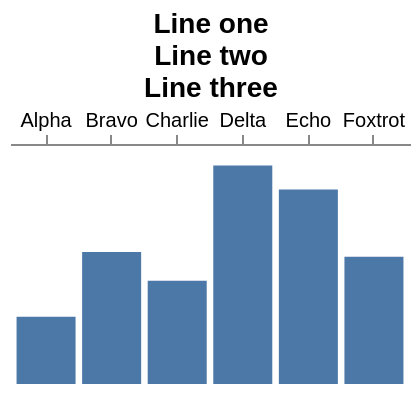

Write a Vega-Lite specification for this figure.
### Vega specification from a JSON file in a GitHub repository (floating-point values rounded to 4 significant figures)
{"width": 200, "height": 120, "padding": 5, "data": [{"name": "t", "values": [{"a": "Alpha", "b": 28, "c": "x", "d": 1}, {"a": "Bravo", "b": 55, "c": "y", "d": 2}, {"a": "Charlie", "b": 43, "c": "x", "d": 3}, {"a": "Delta", "b": 91, "c": "z", "d": 4}, {"a": "Echo", "b": 81, "c": "y", "d": 5}, {"a": "Foxtrot", "b": 53, "c": "z", "d": 6}]}], "scales": [{"name": "x", "type": "band", "domain": {"data": "t", "field": "a"}, "range": "width", "padding": 0.1}, {"name": "y", "type": "linear", "domain": {"data": "t", "field": "b"}, "range": "height", "nice": true}, {"name": "color", "type": "ordinal", "domain": {"data": "t", "field": "c"}, "range": {"scheme": "category10"}}, {"name": "ramp", "type": "linear", "domain": {"data": "t", "field": "d"}, "range": {"scheme": "blues"}}, {"name": "size", "type": "linear", "domain": {"data": "t", "field": "b"}, "range": [10, 200]}, {"name": "shape", "type": "ordinal", "domain": {"data": "t", "field": "c"}, "range": "symbol"}, {"name": "quant", "type": "quantize", "domain": [0, 100], "range": {"scheme": "greens", "count": 4}}], "marks": [{"type": "rect", "from": {"data": "t"}, "encode": {"enter": {"x": {"scale": "x", "field": "a"}, "width": {"scale": "x", "band": 1}, "y": {"scale": "y", "field": "b"}, "y2": {"scale": "y", "value": 0}}}}], "axes": [{"orient": "top", "scale": "x", "title": ["Line one", "Line two", "Line three"], "titleFontSize": 14}]}
